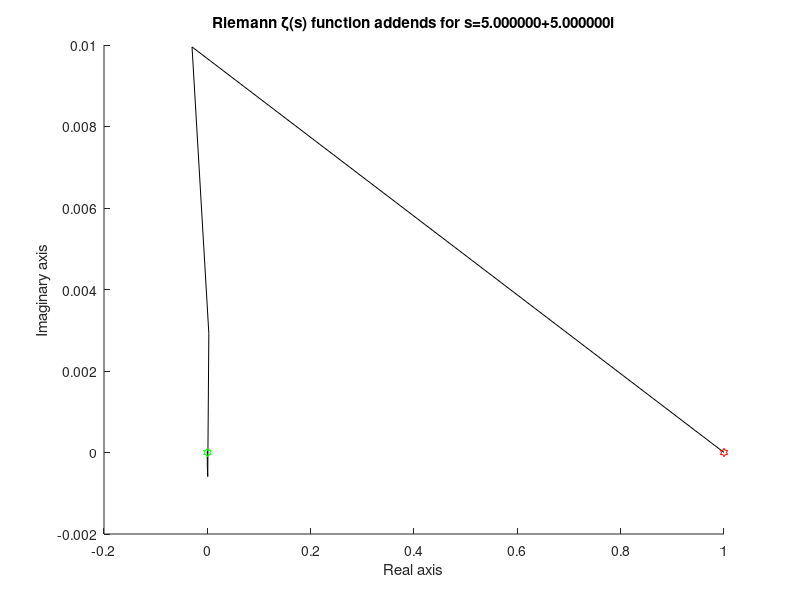
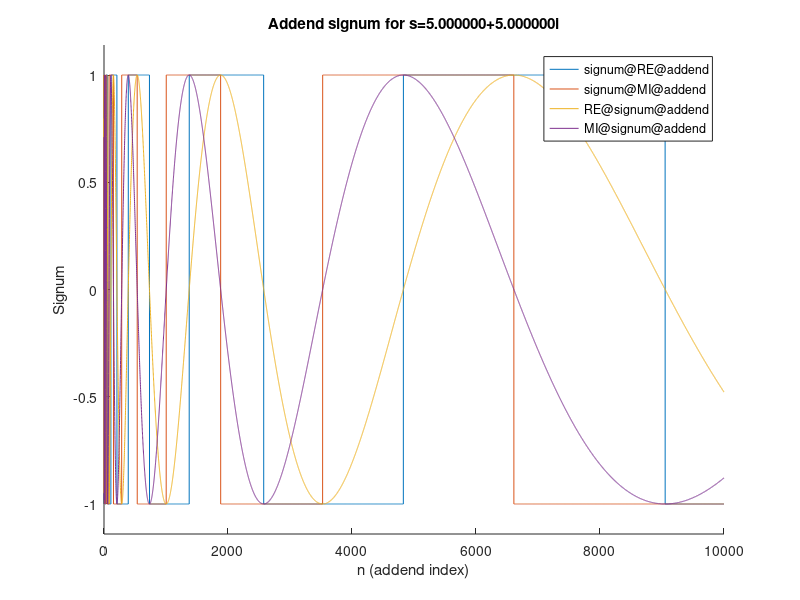
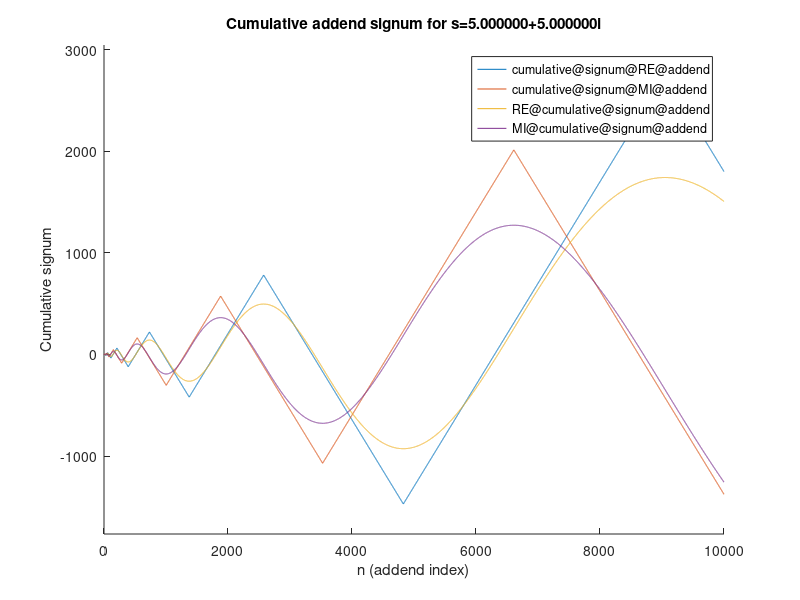
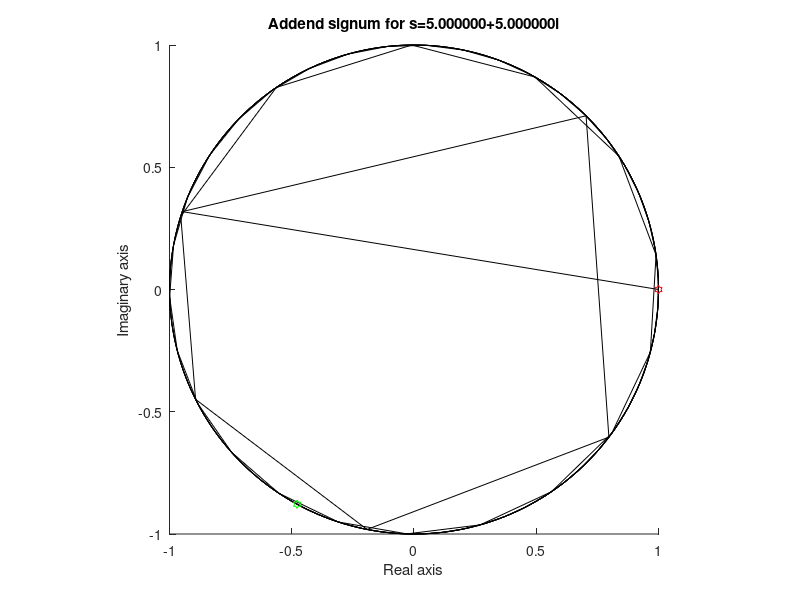

The MATLAB script that drew these images, in order: (Note: this script raises an error after producing the figures.)
clc;
close all;
clearvars;

%%
RE=input('RE: ');
MI=input('MI: ');
s=RE+1i*MI;

t=input('t: ');

n=1e4;
addend=NaN(n,1);
for k=1:n
    addend(k,1)=1/(k^s);
end

RE_addend=real(addend);
signum_RE_addend=sign(RE_addend);
cumulative_signum_RE_addend=cumsum(signum_RE_addend);

MI_addend=imag(addend);
signum_MI_addend=sign(MI_addend);
cumulative_signum_MI_addend=cumsum(signum_MI_addend);

signum_addend=sign(addend);
RE_signum_addend=real(signum_addend);
MI_signum_addend=imag(signum_addend);

cumulative_signum_addend=cumsum(signum_addend);
RE_cumulative_signum_addend=real(cumulative_signum_addend);
MI_cumulative_signum_addend=imag(cumulative_signum_addend);

%%
s_name=num2str(s,'%.6f');
folder=fullfile(pwd,['zeta @ ',num2str(t,'%.6f'),' @ ',s_name]);
warning off;
mkdir(folder);
warning on;

figure;
hold on;
plot(addend,"k");
plot(real(addend(1,1)),imag(addend(1,1)),"rh");
plot(real(addend(end,1)),imag(addend(end,1)),"gh");
hold off;
xlabel('Real axis');
ylabel('Imaginary axis');
title(['Riemann \zeta(s) function addends for s=',s_name]);
savefig(fullfile(folder,'Addend.fig'));

figure;
hold on;
plot(signum_RE_addend);
plot(signum_MI_addend);
plot(RE_signum_addend);
plot(MI_signum_addend);
hold off;
ylim("padded");
legend(...
    'signum@RE@addend',...
    'signum@MI@addend',...
    'RE@signum@addend',...
    'MI@signum@addend');
xlabel('n (addend index)');
ylabel('Signum');
title(['Addend signum for s=',s_name]);
savefig(fullfile(folder,'Addend signum.fig'));

figure;
hold on;
plot(cumulative_signum_RE_addend);
plot(cumulative_signum_MI_addend);
plot(RE_cumulative_signum_addend);
plot(MI_cumulative_signum_addend);
hold off;
ylim("padded");
legend(...
    'cumulative@signum@RE@addend',...
    'cumulative@signum@MI@addend',...
    'RE@cumulative@signum@addend',...
    'MI@cumulative@signum@addend');
xlabel('n (addend index)');
ylabel('Cumulative signum');
title(['Cumulative addend signum for s=',s_name]);
savefig(fullfile(folder,'Cumulative addend signum.fig'));

figure;
hold on;
plot(signum_addend,"k");
plot(real(signum_addend(1,1)),imag(signum_addend(1,1)),"rh");
plot(real(signum_addend(end,1)),imag(signum_addend(end,1)),"gh");
hold off;
axis square;
xlabel('Real axis');
ylabel('Imaginary axis');
title(['Addend signum for s=',s_name]);
savefig(fullfile(folder,'Addend signum_2.fig'));

figure;
hold on;
plot(cumulative_signum_addend,"k");
plot(real(cumulative_signum_addend(1,1)),imag(cumulative_signum_addend(1,1)),"rh");
plot(real(cumulative_signum_addend(end,1)),imag(cumulative_signum_addend(end,1)),"gh");
hold off;
axis square;
xlabel('Real axis');
ylabel('Imaginary axis');
title(['Cumulative addend signum for s=',s_name]);
savefig(fullfile(folder,'Cumulative addend signum_2.fig'));

figure;
hold on;
plot(RE_addend(1:100,1));
plot(MI_addend(1:100,1));
hold off;
ylim("padded");
legend(...
    'RE@addend',...
    'MI@addend');
xlabel('n (addend index)');
ylabel('Part');
title(['Addend part for s=',s_name]);
savefig(fullfile(folder,'Addend part.fig'));

%%
n=14;
x0=(-MI*(1/t)*log(1:n))';
gamma=(RE*(1/abs(t))*log(1:n))';

s_functional=1-s;
RE_functional=real(s_functional);
MI_functional=imag(s_functional);
x0_functional=(-MI_functional*(1/t)*log(1:n))';
gamma_functional=(RE_functional*(1/abs(t))*log(1:n))';
s_name_functional=num2str(s_functional,'%.6f');

granularity=-1000:0.1:1000;

Cauchy_cumulative_distribution_function=NaN(n,size(granularity,2));
Cauchy_cumulative_distribution_function(1,granularity<0)=0;
Cauchy_cumulative_distribution_function(1,granularity>=0)=1;
Cauchy_cumulative_distribution_function_functional=NaN(n,size(granularity,2));
Cauchy_cumulative_distribution_function_functional(1,granularity<0)=0;
Cauchy_cumulative_distribution_function_functional(1,granularity>=0)=1;
for k=2:n
    Cauchy_cumulative_distribution_function(k,:)=(1/pi)*atan((granularity-x0(k))/gamma(k))+0.5;
    Cauchy_cumulative_distribution_function_functional(k,:)=(1/pi)*atan((granularity-x0_functional(k))/gamma_functional(k))+0.5;
end

alternating_Cauchy_cumulative_distribution_function=NaN(n,size(granularity,2));
alternating_Cauchy_cumulative_distribution_function_functional=NaN(n,size(granularity,2));
for k=1:n
    alternating_Cauchy_cumulative_distribution_function(k,:)=Cauchy_cumulative_distribution_function(k,:)*((-1)^(k+1));
    alternating_Cauchy_cumulative_distribution_function_functional(k,:)=Cauchy_cumulative_distribution_function_functional(k,:)*((-1)^(k+1));
end

figure;
hold on;
xline(0,'k');
yline(0,'k');
yline(0.5,'m:');
yline(-0.5,'m:');
yline(1,'m:');
yline(-1,'m:');
plot(granularity(granularity<0),alternating_Cauchy_cumulative_distribution_function(1,granularity<0),'k');
plot(granularity(granularity>=0),alternating_Cauchy_cumulative_distribution_function(1,granularity>=0),'k');
for k=2:n
    plot(granularity,alternating_Cauchy_cumulative_distribution_function(k,:),'k');
    plot(granularity,alternating_Cauchy_cumulative_distribution_function_functional(k,:),'r');
end
hold off;
ylim("padded");
xlabel('x');
ylabel('y');
legend(...
    '','','','','','','','',...
    'Alternating Cauchy CDF for s',...
    'Alternating Cauchy CDF for 1-s');
title(['Alternating Cauchy CDF for s=',s_name]);
savefig(fullfile(folder,'Alternating Cauchy CDF.fig'));

Cauchy_probability_density_function=NaN(n,size(granularity,2));
Cauchy_probability_density_function(1,granularity~=0)=0;
Cauchy_probability_density_function_functional=NaN(n,size(granularity,2));
Cauchy_probability_density_function_functional(1,granularity~=0)=0;
for k=2:n
    Cauchy_probability_density_function(k,:)=1./(pi*gamma(k)*(1+((granularity-x0(k))/gamma(k)).^2));
    Cauchy_probability_density_function_functional(k,:)=1./(pi*gamma_functional(k)*(1+((granularity-x0_functional(k))/gamma_functional(k)).^2));
end

alternating_Cauchy_probability_density_function=NaN(n,size(granularity,2));
alternating_Cauchy_probability_density_function_functional=NaN(n,size(granularity,2));
for k=1:n
    alternating_Cauchy_probability_density_function(k,:)=Cauchy_probability_density_function(k,:)*((-1)^(k+1));
    alternating_Cauchy_probability_density_function_functional(k,:)=Cauchy_probability_density_function_functional(k,:)*((-1)^(k+1));
end

Cauchy_amplitude=1./(pi*gamma);
Hippias_radius=1./(2*gamma);
Cauchy_amplitude_functional=1./(pi*gamma_functional);
Hippias_radius_functional=1./(2*gamma_functional);

figure;
hold on;
xline(0,'k');
for k=1:n
    plot(granularity,alternating_Cauchy_probability_density_function(k,:),'k');
end
plot(x0,Cauchy_amplitude,'k--');
plot(x0,-Cauchy_amplitude,'k--');
plot(x0,Hippias_radius,'k.');
for k=1:n
    plot(granularity,alternating_Cauchy_probability_density_function_functional(k,:),'r');
end
plot(x0_functional,Cauchy_amplitude_functional,'r--');
plot(x0_functional,-Cauchy_amplitude_functional,'r--');
plot(x0_functional,Hippias_radius_functional,'r.');
hold off;
ylim("padded");
xlabel('x');
ylabel('y');
legend(...
    '',...
    '','','','','','','','','','','','','','','Alternating Cauchy amplitude for s','','Hippias radius for s',...
    '','','','','','','','','','','','','','','Alternating Cauchy amplitude for 1-s','','Hippias radius for 1-s');
title(['Alternating Cauchy PDF for s=',s_name]);
savefig(fullfile(folder,'Alternating Cauchy PDF.fig'));

angular_granularity=(0:0.1:100)*(pi/200);
angular_granularity=angular_granularity(1,1:end-1);

versiera_x=NaN(n,size(angular_granularity,2));
versiera_y=NaN(n,size(angular_granularity,2));
versiera_x_functional=NaN(n,size(angular_granularity,2));
versiera_y_functional=NaN(n,size(angular_granularity,2));
for k=1:n
    versiera_x(k,:)=gamma(k)*tan(angular_granularity);
    versiera_y(k,:)=gamma(k)*((cos(angular_granularity).^2));
    versiera_x_functional(k,:)=gamma_functional(k)*tan(angular_granularity);
    versiera_y_functional(k,:)=gamma_functional(k)*((cos(angular_granularity).^2));
end
inflection_x=gamma/sqrt(3);
inflection_y=gamma*0.75;
inflection_x_functional=gamma_functional/sqrt(3);
inflection_y_functional=gamma_functional*0.75;

inflection_x_reference=(inflection_x(end)/RE)*0.5;
inflection_y_reference=(inflection_y(end)/RE)*0.5;
inflection_x_reference_functional=(inflection_x_functional(end)/RE_functional)*0.5;
inflection_y_reference_functional=(inflection_y_functional(end)/RE_functional)*0.5;

granularity=0:0.1:1000;

versiera_secant=NaN(n,size(granularity,2));
versiera_secant_functional=NaN(n,size(granularity,2));
for k=1:n
    versiera_secant(k,:)=-0.25*sqrt(3)*granularity+gamma(k);
    versiera_secant_functional(k,:)=-0.25*sqrt(3)*granularity+gamma_functional(k);
end

figure;
tiledlayout(1,2);

nexttile;
hold on;
for k=1:n
    plot(versiera_x(k,:),versiera_y(k,:),'k');
    plot(granularity,versiera_secant(k,:),'r:');
end
plot(inflection_x,inflection_y,'r');
plot(inflection_x(end),inflection_y(end),'r*');
plot(inflection_x_reference,inflection_y_reference,'co');
plot(gamma,gamma,'m');
plot(gamma,gamma/2,'g');
plot(granularity,tan(pi/3)*granularity,'b');
xline(gamma(end),'k');
yline(gamma(end),'k');
hold off;
axis square;
if gamma(end)>=gamma_functional(end)
    xlim([0 1.5*gamma(end)]);
    ylim([0 1.5*gamma(end)]);
else
    xlim([0 1.5*gamma_functional(end)]);
    ylim([0 1.5*gamma_functional(end)]);
end
xlabel('x');
ylabel('y');
legend(...
    '','','','','','','','','','','','','','',...
    '','','','','','','','','','','','',...
    'Agnesi versiera for s',...
    'versiera secant',...
    'versiera inflection',...
    ['versiera inflection at n=',num2str(n)],...
    ['versiera inflection at n=',num2str(n),', RE=1/2'],...
    'y=x',...
    'y=x/2',...
    '\theta=\pi/3');
title(['Agnesi versiera for s=',s_name]);

nexttile;
hold on;
for k=1:n
    plot(versiera_x_functional(k,:),versiera_y_functional(k,:),'k');
    plot(granularity,versiera_secant_functional(k,:),'r:');
end
plot(inflection_x_functional,inflection_y_functional,'r');
plot(inflection_x_functional(end),inflection_y_functional(end),'r*');
plot(inflection_x_reference_functional,inflection_y_reference_functional,'co');
plot(gamma_functional,gamma_functional,'m');
plot(gamma_functional,gamma_functional/2,'g');
plot(granularity,tan(pi/3)*granularity,'b');
xline(gamma_functional(end),'k');
yline(gamma_functional(end),'k');
hold off;
axis square;
if gamma(end)>=gamma_functional(end)
    xlim([0 1.5*gamma(end)]);
    ylim([0 1.5*gamma(end)]);
else
    xlim([0 1.5*gamma_functional(end)]);
    ylim([0 1.5*gamma_functional(end)]);
end
xlabel('x');
ylabel('y');
legend(...
    '','','','','','','','','','','','','','',...
    '','','','','','','','','','','','',...
    'Agnesi versiera for 1-s',...
    'versiera secant',...
    'versiera inflection',...
    ['versiera inflection at n=',num2str(n)],...
    ['versiera inflection at n=',num2str(n),', RE=1/2'],...
    'y=x',...
    'y=x/2',...
    '\theta=\pi/3');
title(['Agnesi versiera for 1-s=',s_name_functional]);

savefig(fullfile(folder,'Agnesi versiera.fig'));

%%
n=100;

s_name_reference='1/2+14.134725i';

gamma=(RE*(1/abs(t))*log(1:n))';
gamma_functional=(RE_functional*(1/abs(t))*log(1:n))';
gamma_reference=(0.5*(1/abs(t))*log(1:n))';

x0=(-MI*(1/t)*log(1:n))';
x0_functional=(-MI_functional*(1/t)*log(1:n))';
x0_reference=(-14.134725*(1/t)*log(1:n))';

x0_abs=abs(x0);
x0_abs_functional=abs(x0_functional);
x0_abs_reference=abs(x0_reference);

variance_lower_bound=2*(gamma.^2);
variance_lower_bound_functional=2*(gamma_functional.^2);
variance_lower_bound_reference=2*(gamma_reference.^2);

STD=sqrt(variance_lower_bound);
STD_functional=sqrt(variance_lower_bound_functional);
STD_reference=sqrt(variance_lower_bound_reference);

figure;
tiledlayout(2,2);

nexttile;
hold on;
plot(variance_lower_bound,'ko');
plot(variance_lower_bound_reference,'c*');
plot(variance_lower_bound_functional,'r.');
hold off;
axis square;
xlabel('n (addend index)');
ylabel('Variance lower bound');
legend(...
    'for s',...
    ['for ',s_name_reference],...
    'for 1-s',...
    'Location','eastoutside');
title(['Variance lower bound for s=',s_name]);

nexttile;
hold on;
plot(x0_abs,variance_lower_bound,'ko');
plot(x0_abs_reference,variance_lower_bound_reference,'c*');
plot(x0_abs_functional,variance_lower_bound_functional,'r.');
hold off;
axis square;
xlim([0 n]);
xlabel('|x_0|');
ylabel('Variance lower bound');
legend(...
    'for s',...
    ['for ',s_name_reference],...
    'for 1-s',...
    'Location','eastoutside');
title(['Variance lower bound for s=',s_name]);

nexttile;
hold on;
plot(STD,'ko');
plot(STD_reference,'c*');
plot(STD_functional,'r.');
hold off;
axis square;
xlabel('n (addend index)');
ylabel('STD lower bound');
legend(...
    'for s',...
    ['for ',s_name_reference],...
    'for 1-s',...
    'Location','eastoutside');
title(['STD lower bound for s=',s_name]);

nexttile;
hold on;
plot(x0_abs,STD,'ko');
plot(x0_abs_reference,STD_reference,'c*');
plot(x0_abs_functional,STD_functional,'r.');
hold off;
axis square;
xlim([0 n]);
xlabel('|x_0|');
ylabel('STD lower bound');
legend(...
    'for s',...
    ['for ',s_name_reference],...
    'for 1-s',...
    'Location','eastoutside');
title(['STD lower bound for s=',s_name]);

savefig(fullfile(folder,'Variance-STD.fig'));

%%
numbers=(1:n);

STD_score_n=false(n,n);
alternating_STD_score_n=zeros(n,n);
STD_score_x0_abs=false(n,n);
alternating_STD_score_x0_abs=zeros(n,n);
for k=1:n
    STD_score_n(k,:)=(numbers>=(k-STD(k)))&(numbers<=(k+STD(k)));
    alternating_STD_score_n(k,STD_score_n(k,:))=((-1)^(k+1));
    STD_score_x0_abs(k,:)=(numbers>=(x0_abs(k)-STD(k)))&(numbers<=(x0_abs(k)+STD(k)));
    alternating_STD_score_x0_abs(k,STD_score_x0_abs(k,:))=((-1)^(k+1));
end

STD_score_n=double(STD_score_n);
STD_count_n=sum(STD_score_n,1);
alternating_STD_count_n=sum(alternating_STD_score_n,1);

STD_score_x0_abs=double(STD_score_x0_abs);
STD_count_x0_abs=sum(STD_score_x0_abs,1);
alternating_STD_count_x0_abs=sum(alternating_STD_score_x0_abs,1);

%%
cd(folder);
clear alternating_* angular_granularity Cauchy_* folder granularity inflection_* k n numbers s_name s_name_functional versiera_*;
save;
cd ..;